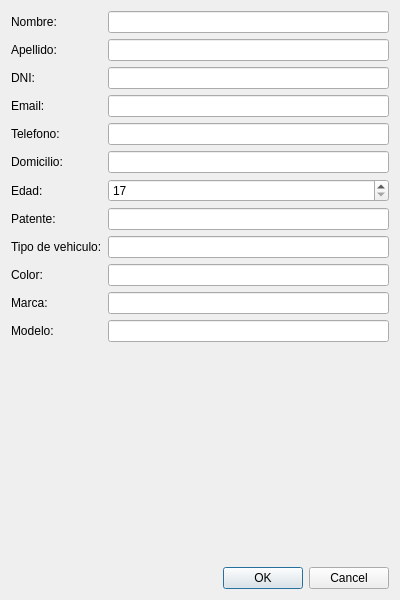
<?xml version="1.0" encoding="UTF-8"?>
<ui version="4.0">
 <class>AddCardDialog</class>
 <widget class="QDialog" name="AddCardDialog">
  <property name="geometry">
   <rect>
    <x>0</x>
    <y>0</y>
    <width>400</width>
    <height>600</height>
   </rect>
  </property>
  <property name="windowTitle">
   <string>Add Card</string>
  </property>
  <layout class="QVBoxLayout" name="verticalLayout">
   <item>
    <layout class="QFormLayout" name="formLayout">
     <item row="0" column="0">
      <widget class="QLabel" name="nameLabel">
       <property name="text">
        <string>Nombre:</string>
       </property>
      </widget>
     </item>
     <item row="0" column="1">
      <widget class="QLineEdit" name="nameLineEdit"/>
     </item>
     <item row="1" column="0">
      <widget class="QLabel" name="lastNameLabel">
       <property name="text">
        <string>Apellido:</string>
       </property>
      </widget>
     </item>
     <item row="1" column="1">
      <widget class="QLineEdit" name="lastNameLineEdit"/>
     </item>
     <item row="2" column="0">
      <widget class="QLabel" name="dniLabel">
       <property name="text">
        <string>DNI:</string>
       </property>
      </widget>
     </item>
     <item row="2" column="1">
      <widget class="QLineEdit" name="dniLineEdit"/>
     </item>
     <item row="3" column="0">
      <widget class="QLabel" name="emailLabel">
       <property name="text">
        <string>Email:</string>
       </property>
      </widget>
     </item>
     <item row="3" column="1">
      <widget class="QLineEdit" name="emailLineEdit"/>
     </item>
     <item row="4" column="0">
      <widget class="QLabel" name="phoneLabel">
       <property name="text">
        <string>Telefono:</string>
       </property>
      </widget>
     </item>
     <item row="4" column="1">
      <widget class="QLineEdit" name="phoneLineEdit"/>
     </item>
     <item row="5" column="0">
      <widget class="QLabel" name="addressLabel">
       <property name="text">
        <string>Domicilio:</string>
       </property>
      </widget>
     </item>
     <item row="5" column="1">
      <widget class="QLineEdit" name="addressLineEdit"/>
     </item>
     <item row="6" column="0">
      <widget class="QLabel" name="ageLabel">
       <property name="text">
        <string>Edad:</string>
       </property>
      </widget>
     </item>
     <item row="6" column="1">
      <widget class="QSpinBox" name="ageSpinBox">
       <property name="minimum">
        <number>17</number>
       </property>
       <property name="maximum">
        <number>100</number>
       </property>
      </widget>
     </item>
     <item row="7" column="0">
      <widget class="QLabel" name="licenseLabel">
       <property name="text">
        <string>Patente:</string>
       </property>
      </widget>
     </item>
     <item row="7" column="1">
      <widget class="QLineEdit" name="licenseLineEdit"/>
     </item>
     <item row="8" column="0">
      <widget class="QLabel" name="typeLabel">
       <property name="text">
        <string>Tipo de vehiculo:</string>
       </property>
      </widget>
     </item>
     <item row="8" column="1">
      <widget class="QLineEdit" name="typeLineEdit"/>
     </item>
     <item row="9" column="0">
      <widget class="QLabel" name="colorLabel">
       <property name="text">
        <string>Color:</string>
       </property>
      </widget>
     </item>
     <item row="9" column="1">
      <widget class="QLineEdit" name="colorLineEdit"/>
     </item>
     <item row="10" column="0">
      <widget class="QLabel" name="brandLabel">
       <property name="text">
        <string>Marca:</string>
       </property>
      </widget>
     </item>
     <item row="10" column="1">
      <widget class="QLineEdit" name="brandLineEdit"/>
     </item>
     <item row="11" column="0">
      <widget class="QLabel" name="modelLabel">
       <property name="text">
        <string>Modelo:</string>
       </property>
      </widget>
     </item>
     <item row="11" column="1">
      <widget class="QLineEdit" name="modelLineEdit"/>
     </item>
    </layout>
   </item>
   <item>
    <widget class="QDialogButtonBox" name="buttonBox">
     <property name="orientation">
      <enum>Qt::Horizontal</enum>
     </property>
     <property name="standardButtons">
      <set>QDialogButtonBox::Cancel|QDialogButtonBox::Ok</set>
     </property>
    </widget>
   </item>
  </layout>
 </widget>
 <resources/>
 <connections>
  <connection>
   <sender>buttonBox</sender>
   <signal>accepted()</signal>
   <receiver>AddCardDialog</receiver>
   <slot>accept()</slot>
   <hints>
    <hint type="sourcelabel">
     <x>248</x>
     <y>254</y>
    </hint>
    <hint type="destinationlabel">
     <x>157</x>
     <y>274</y>
    </hint>
   </hints>
  </connection>
  <connection>
   <sender>buttonBox</sender>
   <signal>rejected()</signal>
   <receiver>AddCardDialog</receiver>
   <slot>reject()</slot>
   <hints>
    <hint type="sourcelabel">
     <x>316</x>
     <y>260</y>
    </hint>
    <hint type="destinationlabel">
     <x>286</x>
     <y>274</y>
    </hint>
   </hints>
  </connection>
 </connections>
</ui>
